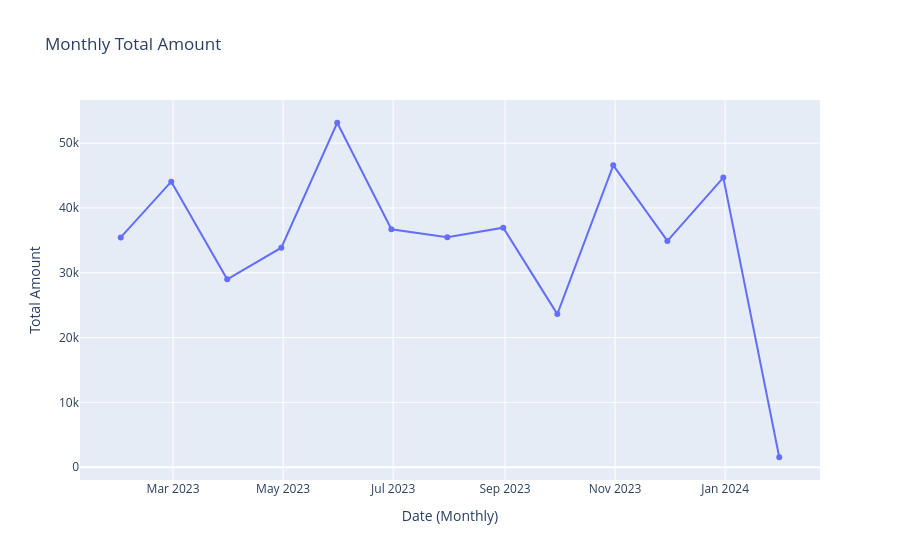

This figure's notebook cell:
### Markdown cell above
### Examining The Time Series Data

### Code cell
# Set the 'Date' column as the index
#df.set_index('Date', inplace=True)

# Resample data by month and sum the 'Total Amount' per month
monthly_sales = df.resample('ME').sum()

# Create an interactive time series plot for Monthly Total Amount
fig = px.line(monthly_sales, x=monthly_sales.index, y='Total Amount', title='Monthly Total Amount')
fig.update_xaxes(title_text='Date (Monthly)')
fig.update_yaxes(title_text='Total Amount')

# Add hover-over values with the date
fig.update_traces(mode='lines+markers', hovertemplate='%{y:.2f} USD<br>%{x|%Y-%m}')

# Show the plot
fig.show()

### Figure 1 — Plotly figure (JSON) as saved in the notebook; plotly's stock layout.template omitted (floating-point values rounded to 4 significant figures)
{"data": [{"hovertemplate": "%{y:.2f} USD<br>%{x|%Y-%m}", "legendgroup": "", "line": {"color": "#636efa", "dash": "solid"}, "marker": {"symbol": "circle"}, "mode": "lines+markers", "name": "", "orientation": "v", "showlegend": false, "type": "scatter", "x": ["2023-01-31T00:00:00.000000", "2023-02-28T00:00:00.000000", "2023-03-31T00:00:00.000000", "2023-04-30T00:00:00.000000", "2023-05-31T00:00:00.000000", "2023-06-30T00:00:00.000000", "2023-07-31T00:00:00.000000", "2023-08-31T00:00:00.000000", "2023-09-30T00:00:00.000000", "2023-10-31T00:00:00.000000", "2023-11-30T00:00:00.000000", "2023-12-31T00:00:00.000000", "2024-01-31T00:00:00.000000"], "xaxis": "x", "y": [35450, 44060, 28990, 33870, 53150, 36715, 35465, 36960, 23620, 46580, 34920, 44690, 1530], "yaxis": "y"}], "layout": {"legend": {"tracegroupgap": 0}, "title": {"text": "Monthly Total Amount"}, "xaxis": {"anchor": "y", "domain": [0, 1], "title": {"text": "Date (Monthly)"}}, "yaxis": {"anchor": "x", "domain": [0, 1], "title": {"text": "Total Amount"}}}}
